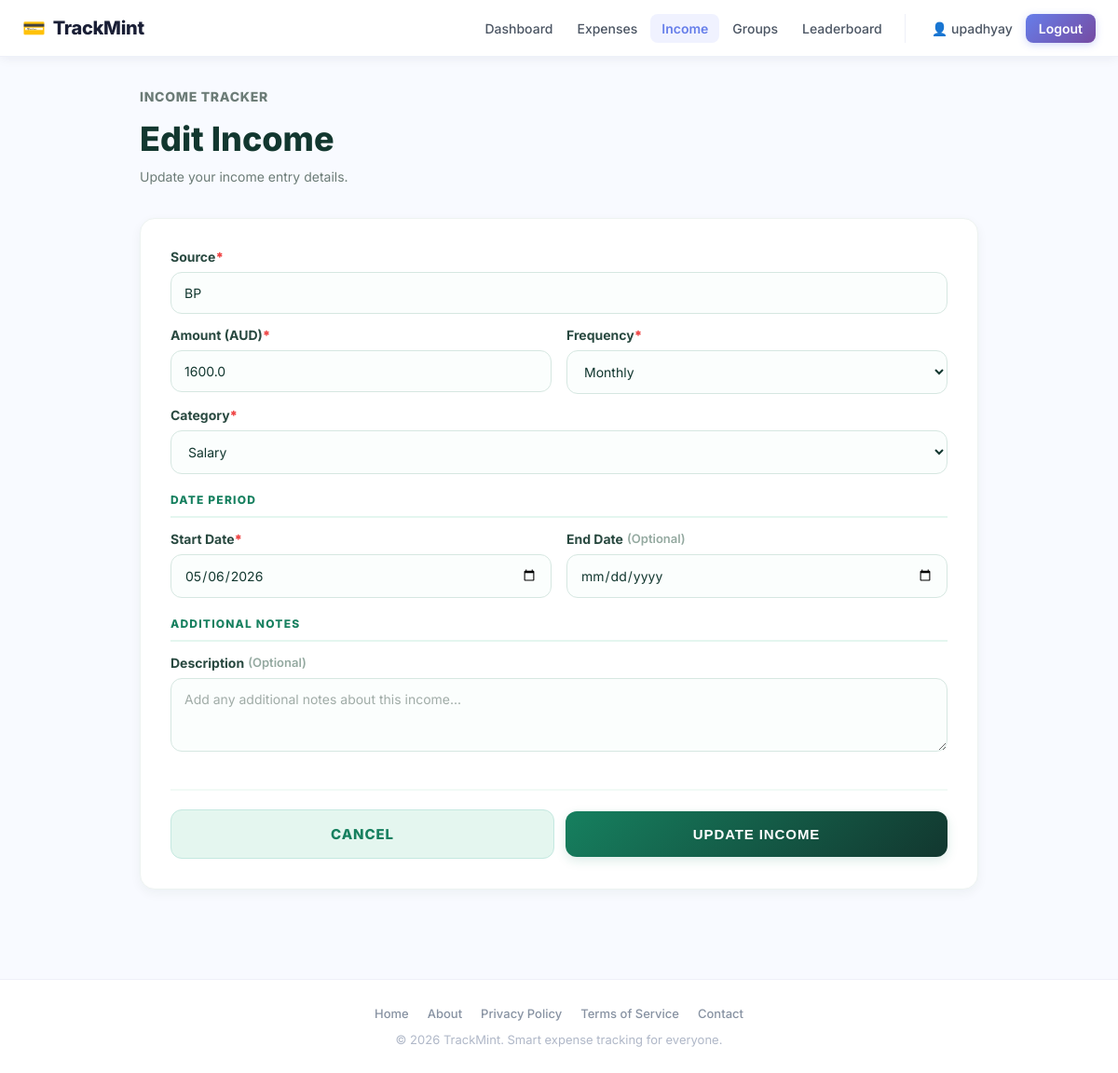
The app's page /income/9/edit (signed in) with its own data.
### app/models.py (models this page shows, shortened)
class User(UserMixin, db.Model):
    __tablename__ = "users"
    id = db.Column(db.Integer, primary_key=True)
    username = db.Column(db.String(80), unique=True, nullable=False, index=True)
    email = db.Column(db.String(120), unique=True, nullable=False, index=True)
    password_hash = db.Column(db.String(255), nullable=False)
    created_at = db.Column(db.DateTime, default=datetime.utcnow, nullable=False)
    total_points = db.Column(db.Integer, default=0, nullable=False)
    current_streak = db.Column(db.Integer, default=0, nullable=False)
    last_upload_date = db.Column(db.Date, nullable=True)
    receipts = db.relationship(
        "Receipt",
        back_populates="user",
        cascade="all, delete-orphan",
        lazy=True
    )
    incomes = db.relationship(
        "Income",
        back_populates="user",
        cascade="all, delete-orphan",
        lazy=True
    )

class Income(db.Model):
    __tablename__ = "income"
    id = db.Column(db.Integer, primary_key=True)
    user_id = db.Column(db.Integer, db.ForeignKey("users.id"), nullable=False)
    source = db.Column(db.String(120), nullable=False)
    amount = db.Column(db.Float, nullable=False)
    income_date = db.Column(db.Date, nullable=False)
    income_type = db.Column(db.String(80), nullable=False)
    notes = db.Column(db.Text, nullable=True)
    frequency = db.Column(db.String(20), default="one-time", nullable=False)  # one-time, daily, weekly, monthly, yearly
    category = db.Column(db.String(80), nullable=True)
    start_date = db.Column(db.Date, nullable=True)
    end_date = db.Column(db.Date, nullable=True)
    created_at = db.Column(db.DateTime, default=datetime.utcnow, nullable=False)
    updated_at = db.Column(
        db.DateTime,
        default=datetime.utcnow,
        onupdate=datetime.utcnow,
        nullable=False
    )
    user = db.relationship("User", back_populates="incomes")

### app/income/routes.py (the view, shortened to what this page needs)
@income_bp.route("/<int:income_id>/edit", methods=["GET", "POST"])
@login_required
def edit_income(income_id):
    income = Income.query.filter_by(id=income_id, user_id=current_user.id).first_or_404()
    return render_template(
        "income/edit.html",
        income=income,
        page_title="Edit Income"
    )

### app/__init__.py (called while the page is built)
def register_login_loader():
    @login_manager.user_loader
    def load_user(user_id):
        from app.models import User
        return db.session.get(User, int(user_id))

### app/templates/income/edit.html (shortened to what this page needs)
{% extends "base.html" %}
{% block content %}
<section class="income-page">
  <div class="income-container">
    <div class="income-header">
      <div>
        <p class="page-label">Income Tracker</p>
        <h1>Edit Income</h1>
        <p>Update your income entry details.</p>
      </div>
    </div>
    <div class="edit-income-card">
      <form method="POST" class="edit-income-form">
        <div class="form-section">
          <div class="modal-form-group">
            <label for="source">Source <span class="field-required">*</span></label>
            <input
              type="text"
              id="source"
              name="source"
              placeholder="e.g. Salary, Freelance work"
              value="{{ income.source }}"
              required
            >
          </div>
          <div class="modal-form-row">
            <div class="modal-form-group">
              <label for="amount">Amount (AUD) <span class="field-required">*</span></label>
              <input
                type="number"
                step="0.01"
                min="0"
                id="amount"
                name="amount"
                placeholder="0.00"
                value="{{ income.amount }}"
                required
              >
            </div>
            <div class="modal-form-group">
              <label for="frequency">Frequency <span class="field-required">*</span></label>
              <select id="frequency" name="frequency" required>
                <option value="monthly" {% if income.frequency == 'monthly' %}selected{% endif %}>Monthly</option>
              </select>
            </div>
          </div>
          <div class="modal-form-group">
            <label for="category">Category <span class="field-required">*</span></label>
            <select id="category" name="category" required>
              <option value="Salary" {% if income.category == 'Salary' %}selected{% endif %}>Salary</option>
            </select>
          </div>
        </div>
        <div class="form-section">
          <div class="form-section-header">Date Period</div>
          <div class="modal-form-row">
            <div class="modal-form-group">
              <label for="start_date">Start Date <span class="field-required">*</span></label>
              <input
                type="date"
                id="start_date"
                name="start_date"
                value="{{ income.start_date.strftime('%Y-%m-%d') if income.start_date else '' }}"
                required
              >
            </div>
            <div class="modal-form-group">
              <label for="end_date">End Date <span class="field-optional">(Optional)</span></label>
              <input
                type="date"
                id="end_date"
                name="end_date"
                value="{{ income.end_date.strftime('%Y-%m-%d') if income.end_date else '' }}"
              >
            </div>
          </div>
        </div>
        <div class="form-section">
          <div class="form-section-header">Additional Notes</div>
          <div class="modal-form-group">
            <label for="description">Description <span class="field-optional">(Optional)</span></label>
            <textarea
              id="description"
              name="description"
              rows="3"
              placeholder="Add any additional notes about this income..."
            >{{ income.notes or '' }}</textarea>
          </div>
        </div>
        <div class="modal-form-actions">
          <a href="{{ url_for('income.income_home') }}" class="btn-secondary">Cancel</a>
          <button type="submit" class="btn-primary">Update Income</button>
        </div>
      </form>
    </div>
  </div>
</section>
{% endblock %}

### app/templates/base.html (shortened to what this page needs)
<!doctype html>
<html lang="en">
<head>
  <link rel="stylesheet" href="{{ url_for('static', filename='css/style.css') }}">
</head>
<body>
    <header>
        <div class="header-container">
            <a href="{{ url_for('main.landing') }}" class="logo">
                <span class="logo-icon">💳</span>
                TrackMint
            </a>
            <nav>
                <div class="nav-primary">
                    {% if current_user.is_authenticated %}
                    <a href="{{ url_for('main.dashboard') }}" class="nav-link">Dashboard</a>
                    <a href="{{ url_for('receipts.index') }}" class="nav-link">Expenses</a>
                    <a href="{{ url_for('income.income_home') }}" class="nav-link">Income</a>
                    <a href="{{ url_for('groups.groups_home') }}" class="nav-link">Groups</a>
                    <a href="{{ url_for('leaderboard.leaderboard_home') }}" class="nav-link">Leaderboard</a>
                    {% else %}
                    <a href="{{ url_for('main.landing') }}" class="nav-link">Home</a>
                    {% endif %}
                </div>
                {% if current_user.is_authenticated %}
                <div class="nav-user">
                    <a href="{{ url_for('main.profile') }}" class="nav-link">👤 {{ current_user.username }}</a>
                    <a href="{{ url_for('auth.logout') }}">Logout</a>
                </div>
                {% else %}
                <div class="nav-user">
                    <a href="{{ url_for('auth.login') }}" class="nav-link">Sign in</a>
                    <a href="{{ url_for('auth.signup') }}">Get started</a>
                </div>
                {% endif %}
            </nav>
        </div>
    </header>
    <main>
        {% block content %}{% endblock %}
    </main>
    <footer>
        <div class="footer-content">
            <div class="footer-links">
                <a href="{{ url_for('main.landing') }}">Home</a>
                <a href="#">About</a>
                <a href="#">Privacy Policy</a>
                <a href="#">Terms of Service</a>
                <a href="#">Contact</a>
            </div>
            <p>&copy; 2026 TrackMint. Smart expense tracking for everyone.</p>
        </div>
    </footer>
</body>
</html>

### app/static/css/style.css (style rules this page uses)
* { box-sizing: border-box; }
body { margin: 0; font-family: 'Inter', Inter; background: #f8faff; color: #1a1f36; }
header { background: #fff; border-bottom: 1px solid #eef0f8; padding: 0; box-shadow: 0 1px 12px rgba(26, 31, 54, 0.07); position: sticky; top: 0; z-index: 1000; }
.header-container { max-width: 1280px; margin: 0 auto; padding: 0 24px; display: flex; justify-content: space-between; align-items: center; height: 60px; gap: 24px; }
.logo { font-size: 20px; font-weight: 800; display: flex; align-items: center; gap: 8px; color: #1a1f36; white-space: nowrap; text-decoration: none; letter-spacing: -0.3px; }
.logo-icon { font-size: 20px; }
nav { display: flex; align-items: center; gap: 4px; flex: 1; justify-content: flex-end; }
.nav-primary { display: flex; align-items: center; gap: 2px; flex-wrap: wrap; }
.nav-user { display: flex; align-items: center; gap: 2px; padding-left: 16px; margin-left: 8px; border-left: 1px solid #eef0f8; flex-wrap: wrap; }
nav a { color: #4b5563; text-decoration: none; font-size: 14px; font-weight: 500; padding: 7px 12px; border-radius: 8px; transition: 0.15s ease; white-space: nowrap; }
.nav-user a:last-child { background: linear-gradient(135deg, #667eea, #764ba2); color: #fff; font-weight: 600; padding: 7px 14px; box-shadow: 0 2px 8px rgba(102, 126, 234, 0.3); }
main { min-height: calc(100vh - 160px); padding: 0 0 40px; }
footer { background: #fff; border-top: 1px solid #eef0f8; padding: 28px 24px; margin-top: 24px; }
.footer-content { max-width: 1280px; margin: 0 auto; text-align: center; }
.footer-links { display: flex; justify-content: center; gap: 20px; flex-wrap: wrap; margin-bottom: 12px; }
.footer-links a { color: #8792a2; text-decoration: none; font-size: 13px; font-weight: 500; transition: 0.15s; }
.footer-content p { margin: 0; color: #b0b8c8; font-size: 13px; }
.page-label { margin-bottom: 8px; color: #667eea; font-size: 13px; font-weight: 800; letter-spacing: 0.08em; text-transform: uppercase; }
.income-page { min-height: calc(100vh - 80px); padding: 40px 24px; background: #f8faff; }
.income-container { max-width: 1150px; margin: 0 auto; }
.income-header { display: flex; justify-content: space-between; align-items: flex-start; gap: 24px; margin-bottom: 28px; }
.income-header h1 { margin: 0; color: #1a1f36; font-size: 40px; font-weight: 800; }
.income-header p { margin-top: 10px; color: #6b7280; font-size: 16px; }
.form-section { display: flex; flex-direction: column; gap: 14px; }
.form-section-header { font-size: 12px; font-weight: 800; text-transform: uppercase; letter-spacing: 0.1em; color: #667eea; padding-bottom: 10px; border-bottom: 1px solid #e3e8ef; }
.field-required { color: #ef4444; font-weight: 900; }
.field-optional { color: #8792a2; font-size: 13px; font-weight: 600; margin-left: 4px; }
.modal-form-group { display: flex; flex-direction: column; }
.modal-form-group label { margin-bottom: 8px; color: #1a1f36; font-size: 14px; font-weight: 700; display: flex; align-items: center; }
.modal-form-group input, .modal-form-group select, .modal-form-group textarea { width: 100%; padding: 13px 14px; border: 1.5px solid #e3e8ef; border-radius: 12px; background: #fafbff; color: #1a1f36; font-size: 14px; outline: none; transition: 0.2s ease; font-family: inherit; }
.modal-form-group input::placeholder, .modal-form-group select::placeholder, .modal-form-group textarea::placeholder { color: #9ca3af; }
.modal-form-group textarea { resize: vertical; min-height: 70px; }
.modal-form-row { display: grid; grid-template-columns: 1fr 1fr; gap: 16px; }
.modal-form-actions { display: flex; gap: 12px; margin-top: 20px; padding-top: 20px; border-top: 2px solid #f5f7ff; align-items: center; }
.btn-primary, .btn-secondary { padding: 16px 28px; border: none; border-radius: 12px; font-size: 15px; font-weight: 800; cursor: pointer; transition: all 0.25s ease; flex: 1; text-transform: uppercase; letter-spacing: 0.06em; }
.btn-primary { background: linear-gradient(135deg, #667eea 0%, #764ba2 100%); color: #ffffff; box-shadow: 0 4px 12px rgba(102, 126, 234, 0.15); }
.btn-secondary { background: #f5f7ff; color: #1a1f36; border: 1.5px solid #e3e8ef; font-weight: 700; }

### records on screen
User: username "upadhyay"
Income: source "BP", amount "1600.0", frequency "Monthly", category "Salary", start_date "05/06/2026"
